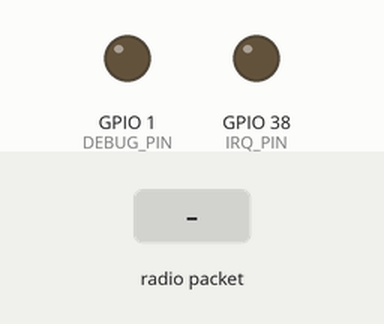
Simulated run of this sketch. Board: ESP32-S3. Shown: output pins drawn as LEDs (lit = HIGH). Inputs (shaded band) come from the test bench. I2S audio is not simulated (input reads silence); no radio packets arrive unless stated.

Above: at 1.3 s.
1.4 s: radio packet "1" arrives
At 2.7 s:
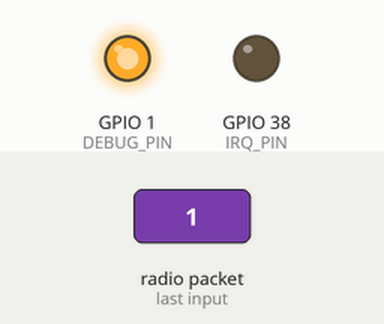
Timing chart, 0 to 4.4 s (numbered marks = the images above; inputs shaded):
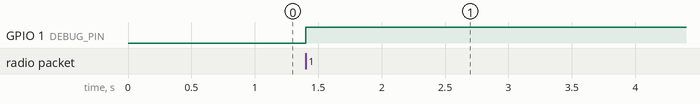

Measured:
- after the input at 1.4 s, GPIO 1 (DEBUG_PIN): LOW → HIGH at once

The sketch:

ESP32_S3_Audio_rf24_Joystick.ino
```cpp
//RX - Teensy 4.0 @ 600MHz
//


#include <SPI.h>
#include <nRF24L01.h>
#include <RF24.h>
#include <driver/i2s.h>
#include <RingBuf.h>

#define audiobuffersize 128  // one block in audio library has 128 values of 2 byte
#define CE_PIN 9
#define CSN_PIN 10
#define MISO_PIN 12
#define MOSI_PIN 11
#define SCK_PIN 13

 RF24 radio;

SPIClass *hspi_class = NULL;


#define I2S_BCLK_PIN 4
#define I2S_LRCLK_PIN 5
#define I2S_DATA_PIN 18

#define DEBUG_PIN 1

#define IRQ_PIN 38


// I2S configuration
const i2s_config_t i2s_config = {
  .mode = (i2s_mode_t)(I2S_MODE_MASTER | I2S_MODE_TX),
  .sample_rate = 32000,
  .bits_per_sample = I2S_BITS_PER_SAMPLE_16BIT,
  .channel_format = I2S_CHANNEL_FMT_ONLY_RIGHT,
  .communication_format = I2S_COMM_FORMAT_I2S,
  .intr_alloc_flags = ESP_INTR_FLAG_LEVEL1,
  .dma_buf_count = 4,
  .dma_buf_len = 256,
  .use_apll = false,
  .tx_desc_auto_clear = true,
  .fixed_mclk = 0

};

// I2S port
const i2s_port_t i2s_port = I2S_NUM_0;


//const byte IRQ_Pin = 0;

const byte pipeaddress[][6] = { "1Ad", "2Ad", "3Ad" };
uint8_t pipeNr;


uint8_t bufr[audiobuffersize * 2];  //buffer to hold 256 byte of audio data
uint8_t bufcount;                   //received nrf24l01+ packet counter
uint8_t databufr[32];
uint8_t transferbuffer[audiobuffersize * 2];

int k = 0;  //zeitmessung, debug


void setup() {
  Serial.begin(9600);
  bufcount = 0;


    pinMode(DEBUG_PIN, OUTPUT);
    digitalWrite(DEBUG_PIN, LOW);

  hspi_class = new SPIClass();

  hspi_class->begin(SCK_PIN, MISO_PIN, MOSI_PIN, CSN_PIN);

  pinMode(IRQ_PIN, OUTPUT);  // Setzt den Digitalpin 13 als Outputpin
  i2s_driver_install(i2s_port, &i2s_config, 0, NULL);
  i2s_pin_config_t pin_config = {
    .bck_io_num = I2S_BCLK_PIN,
    .ws_io_num = I2S_LRCLK_PIN,
    .data_out_num = I2S_DATA_PIN,
    .data_in_num = I2S_PIN_NO_CHANGE
  };
  i2s_set_pin(i2s_port, &pin_config);


  radio.begin(hspi_class, CE_PIN, CSN_PIN);

  if (!radio.isChipConnected()) {
    Serial.println("chip not connected.");
  };

  radio.setPayloadSize(32);  //this is the maximum payload size for a packet transfer of nrf24
  radio.setAutoAck(false);   //no Ack
  radio.disableCRC();        //no CRC
  radio.setPALevel(RF24_PA_LOW);
  radio.setDataRate(RF24_2MBPS);
  radio.setChannel(125);
  delay(100);

  radio.openReadingPipe(1, pipeaddress[1]);  // Open a reading pipe
  delay(50);

  radio.startListening();
  radio.printPrettyDetails();
  Serial.begin(230400);

  //pinMode(IRQ_Pin, INPUT_PULLUP);
  //attachInterrupt(IRQ_Pin,rfRead,FALLING);
}
size_t bytes_written;
RingBuf<byte[32], 4> aBuffer;
int16_t *sixteen = (short *)bufr;
void loop() {
  if (radio.available(&pipeNr)) {


    //Serial.println("audiorecieved");
    if ((bufcount >= 0) && (bufcount < 8)) {
      digitalWrite(DEBUG_PIN, HIGH);
      radio.read(&bufr[bufcount * 32], 32);

      for (int i = 0; i < 16; i++) {

        //Serial.println(sixteen[bufcount + i]);
      }


      // test if all 8 packets received
      if (bufcount == 7) {
        memcpy(transferbuffer, &bufr[0], (audiobuffersize * 2));

        for (int i = 0; i < 128; i++) {

          //Serial.println(sixteen[i]);
        }
        //digitalWrite(IRQ_PIN, HIGH);

        bufcount = 0;
        i2s_write(i2s_port, transferbuffer, sizeof(transferbuffer), &bytes_written, portMAX_DELAY);
        digitalWrite(DEBUG_PIN, LOW);
        //digitalWrite(IRQ_PIN,HIGH LOW);
        // int16_t *p = queue1.getBuffer();
        // memcpy(p, &bufr[0], (audiobuffersize * 2));
        // queue1.playBuffer();
      } else {
        bufcount++;
      }
    }
  }
}
```
